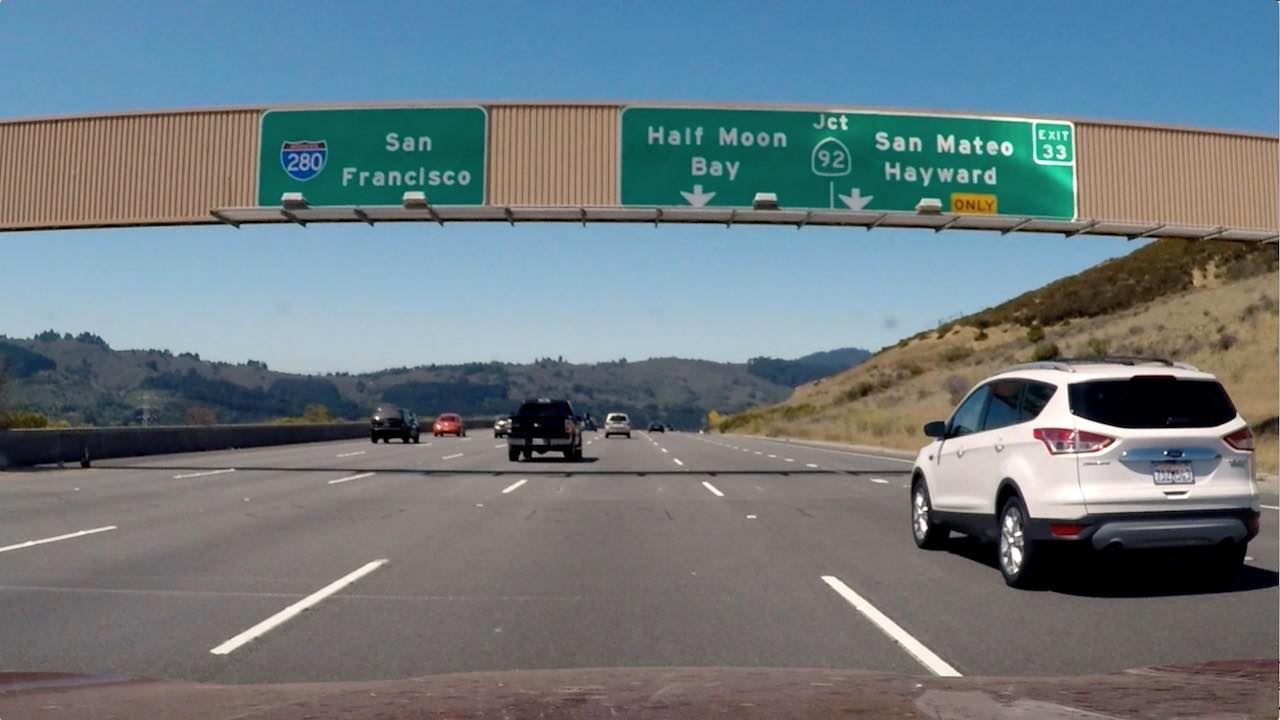
#> input picture Labs/Part 01/Module 04/Lesson 02/Sobel Operator/images/signs_vehicles_xygrad.png, 1280 x 720 px
$ jupyter execute Thresholding_final.ipynb   (older library calls are emulated)
#> lines starting #> are read from the running program, lines starting #| are printed output that depends on the picture; after the words box and inside, x2 and y2 are one past the last pixel; in counts of white or black regions, pixels touching at a corner belong together
[cell 1]
import numpy as np
import cv2
import matplotlib.pyplot as plt

[cell 2]
color_image = cv2.imread("./images/signs_vehicles_xygrad.png")
#> color_image is the input picture: shape (720, 1280, 3); mean B, G, R 127.5, 121.6, 109.2
image = cv2.cvtColor(color_image, cv2.COLOR_BGR2LAB)
#> image: shape (720, 1280, 3); mean of channels 0, 1, 2 127.9, 126.6, 124.2
image = np.sqrt((image[:, :, 1]-128)**2 + (image[:, :, 2]-128)**2)
#> image: shape (720, 1280) float16
#image = image / (image[:, :, 0] + 1e-6)

lab = cv2.cvtColor(color_image, cv2.COLOR_BGR2LAB)
L, a, b = cv2.split(lab)
a = a.astype(np.float32) - 128
b = b.astype(np.float32) - 128
L = L.astype(np.float32)
eps = 1e-6
C = np.sqrt(a*a + b*b)
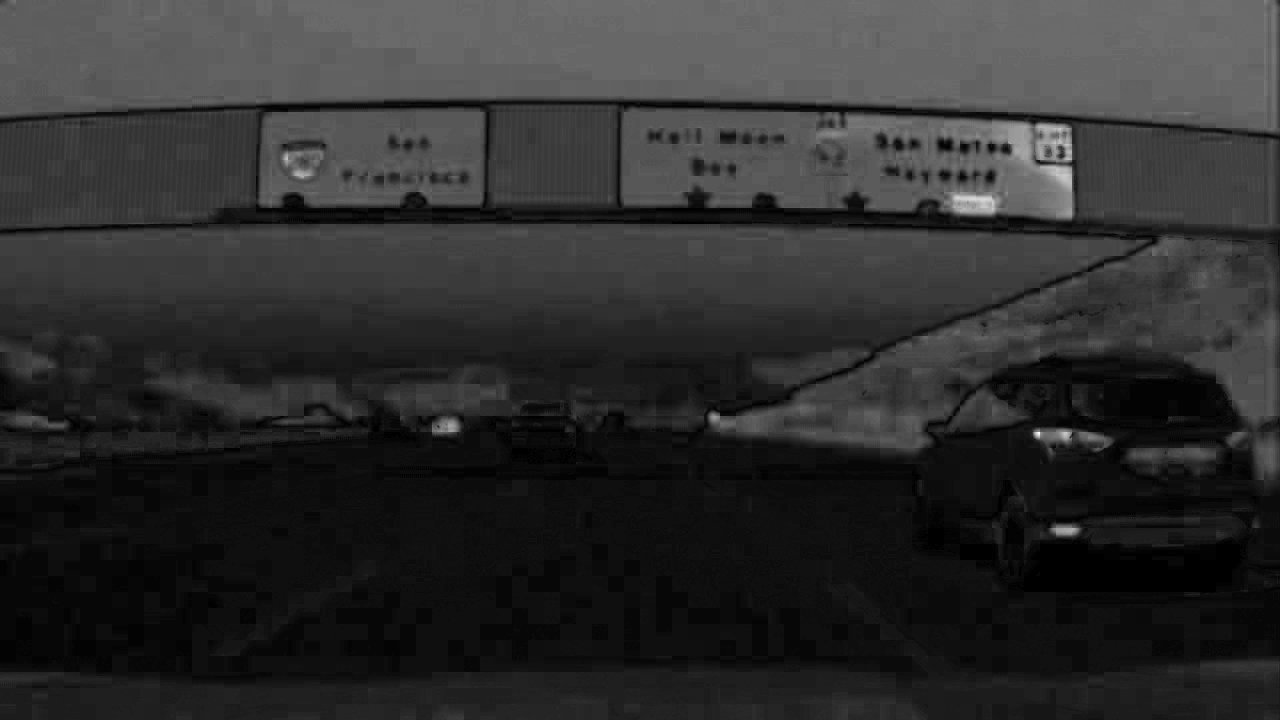
#> C: shape (720, 1280) float32; min 0, max 72.62, mean 13.3; drawn with min black and max white
F = C / (L + eps)
image = F

[cell 3]
def abs_sobel_thresh(img, orient='x', sobel_kernel=3, thresh=(0, 255)):
    # Calculate directional gradient
    if orient == "x":
        sobel = cv2.Sobel(img, cv2.CV_64F, 1, 0, ksize=sobel_kernel)
    elif orient == "y":
        sobel = cv2.Sobel(img, cv2.CV_64F, 0, 1, ksize=sobel_kernel)
    # Apply threshold
    abs_sobel = np.absolute(sobel)
    # convert to 255 image
    abs_sobel = np.uint8(255*abs_sobel/np.max(abs_sobel))
    # Masking
    grad_binary = np.zeros_like(abs_sobel)
    grad_binary[(abs_sobel > thresh[0]) & (abs_sobel < thresh[1])] = 1
    return grad_binary

def mag_thresh(image, sobel_kernel=3, mag_thresh=(0, 255)):
    # Calculate gradient magnitude
    sobelx = cv2.Sobel(image, cv2.CV_64F, 1, 0, ksize=sobel_kernel)
    sobely = cv2.Sobel(image, cv2.CV_64F, 0, 1, ksize=sobel_kernel)
    # Absolute value
    abs_sobel = np.sqrt(sobelx**2 + sobely**2)
    # Convert to an 8 bit image
    abs_sobel = np.uint8(255*abs_sobel/np.max(abs_sobel))
    # Apply threshold
    # Masking
    mag_binary = np.zeros_like(abs_sobel)
    mag_binary[(abs_sobel > mag_thresh[0]) & (abs_sobel < mag_thresh[1])] = 1
    return mag_binary

def dir_threshold(image, sobel_kernel=3, thresh=(0, np.pi/2)):
    # Calculate gradient direction
    sobelx = cv2.Sobel(image, cv2.CV_64F, 1, 0, ksize=sobel_kernel)
    sobely = cv2.Sobel(image, cv2.CV_64F, 0, 1, ksize=sobel_kernel)
    # Absolute value
    abs_sobel = np.arctan2(np.absolute(sobely), np.absolute(sobelx))
    # Convert to an 8 bit image
    abs_sobel = np.uint8(255*abs_sobel/np.max(abs_sobel))
    # Apply threshold
    # Masking
    dir_binary = np.zeros_like(abs_sobel)
    dir_binary[(abs_sobel > thresh[0]) & (abs_sobel < thresh[1])] = 1
    return dir_binary

# Choose a Sobel kernel size
ksize = 3 # Choose a larger odd number to smooth gradient measurements

# Apply each of the thresholding functions
gradx = abs_sobel_thresh(image, orient='x', sobel_kernel=ksize, thresh=(30, 200))
#> in abs_sobel_thresh, `sobel = cv2.Sobel(img, cv2.CV_64F, 1, 0, ksize=sobel_kernel)`:
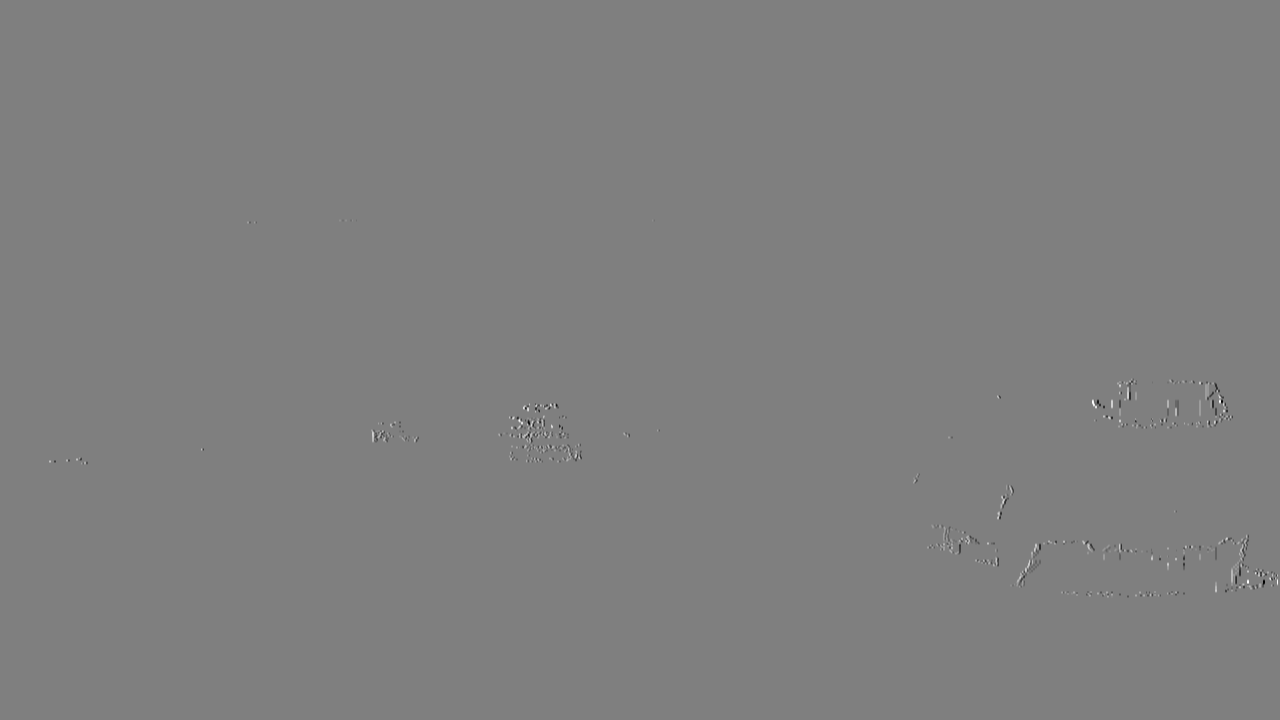
#> sobel: shape (720, 1280) float64; min -17888534.4, max 17888535.3, mean 133.9; drawn with min black and max white
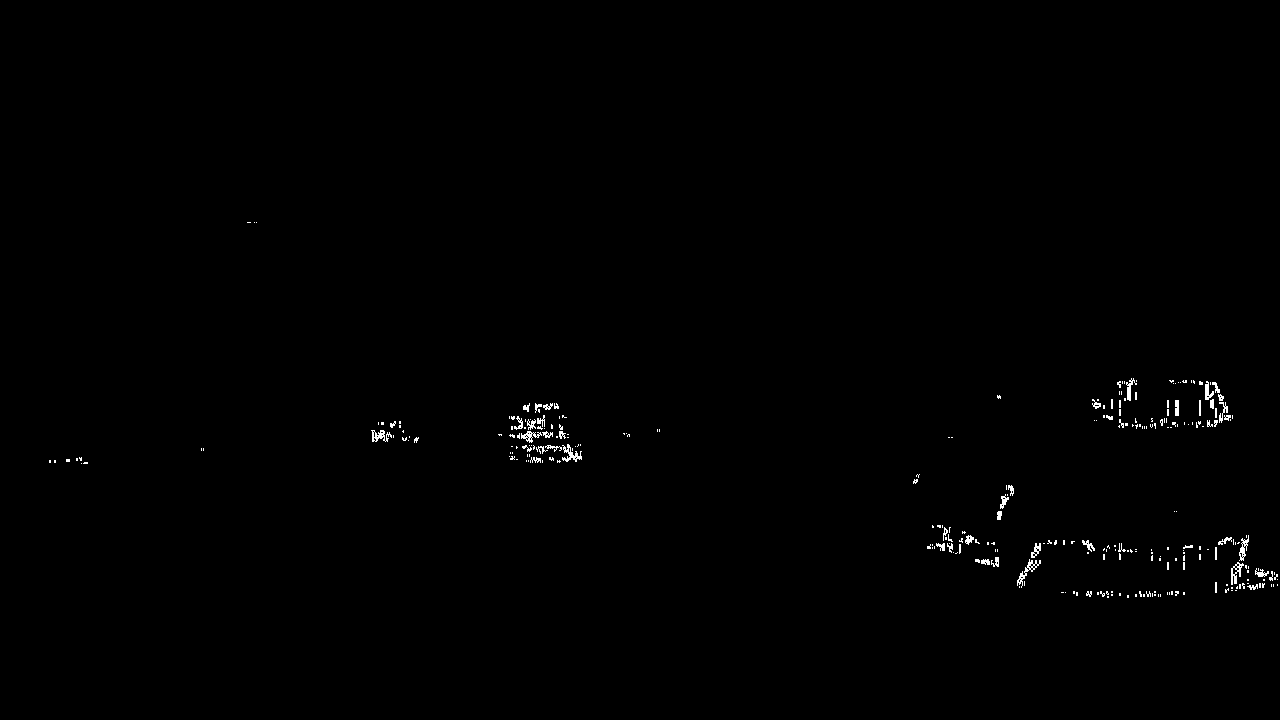
#> gradx: shape (720, 1280); values 0 (black) and 1 (white), 0.45% white in thin lines or dots, all inside (x1, y1, x2, y2) = (49, 222, 1278, 598)
grady = abs_sobel_thresh(image, orient='y', sobel_kernel=ksize, thresh=(53, 180))
#> grady: shape (720, 1280); values 0 (black) and 1 (white), 0.46% white in thin lines or dots, all inside (x1, y1, x2, y2) = (49, 219, 1280, 598)
mag_binary = mag_thresh(image, sobel_kernel=ksize, mag_thresh=(50, 150))
dir_binary = dir_threshold(image, sobel_kernel=ksize, thresh=(np.pi/3, np.pi/2))
#> in dir_threshold, `abs_sobel = np.arctan2(np.absolute(sobely), np.absolute(sobelx))`:
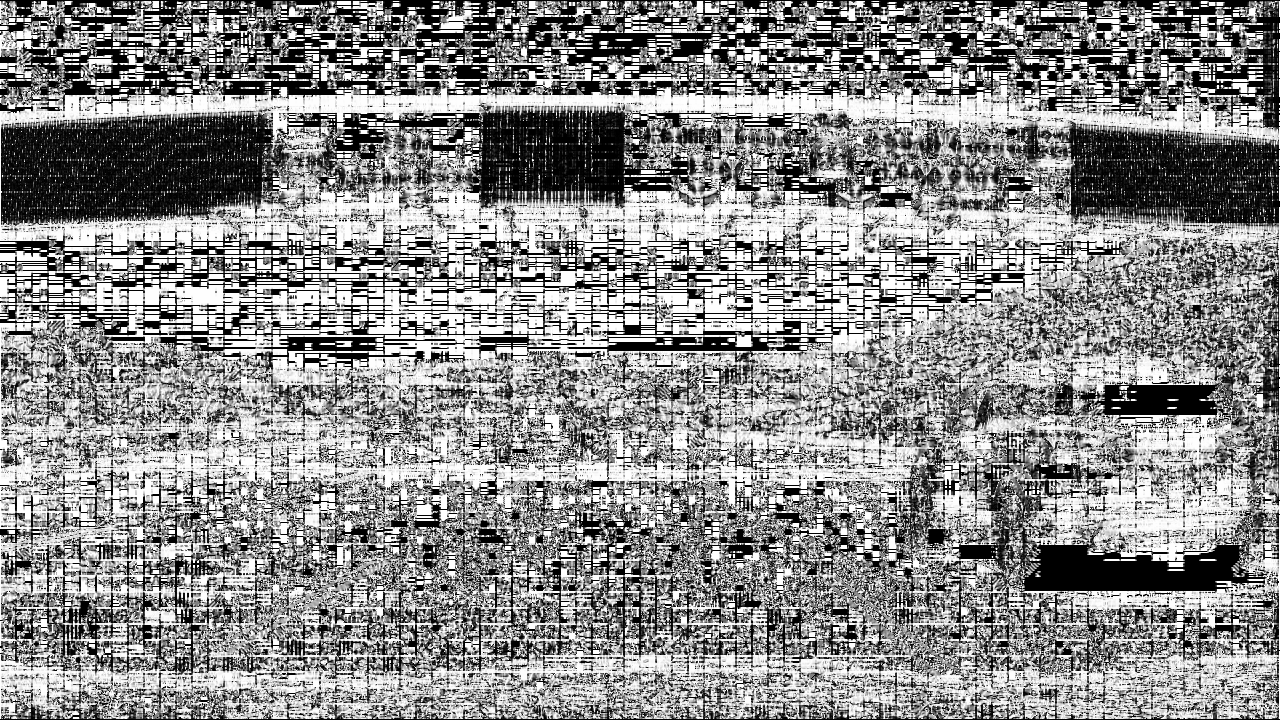
#> abs_sobel: shape (720, 1280) float64; min 0, max 1.57, mean 0.86; drawn with min black and max white
#> dir_binary: shape (720, 1280); every value is 0

[cell 4]
combined = np.zeros_like(dir_binary)

[cell 5]
combined[(gradx == 1) & (grady == 1) | (mag_binary == 1) & (dir_binary == 1)] = 1

[cell 6]
f, (ax1, ax2) = plt.subplots(1, 2, figsize=(25, 20))
ax1.imshow(image)
ax1.set_title("Original Image")
ax2.imshow(combined, cmap="gray")
ax2.set_title("Threshold Image")
plt.show()
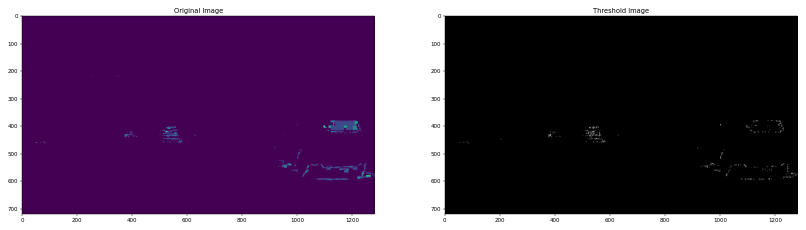
#> figure drawn by matplotlib, 2 panels
